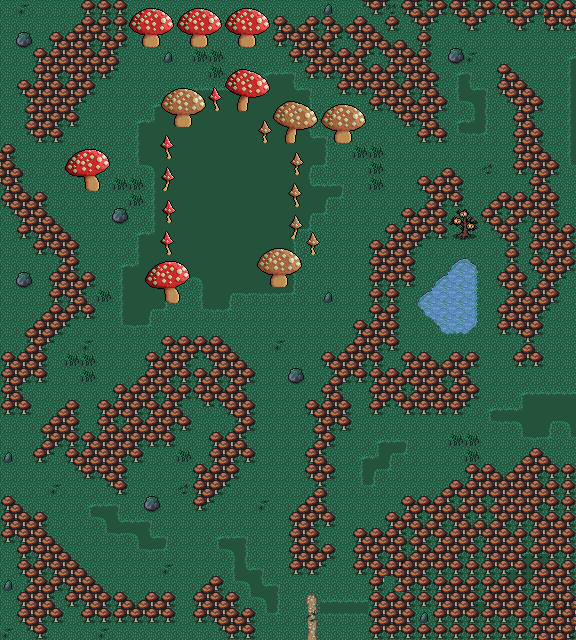

The image is a tile-based game level rendered from a .tmx file. Its description and source (layers, tilesets, objects; grid data summarised) follow:
An orthogonal 36x40 tile map with 16x16 px tiles, 4 tile layers (Clutter, Background, Ground, Clutter), 4 tilesets and 31 objects.

<map version="1.10" tiledversion="1.11.2" orientation="orthogonal" renderorder="right-down" width="36" height="40" tilewidth="16" tileheight="16" infinite="0" nextlayerid="8" nextobjectid="115">
 <editorsettings>
  <export target="wastetown..tmx" format="tmx" />
 </editorsettings>
 <properties>
  <property name="dungeonEffect" value="{&quot;startBattleWithCard&quot;: [ &quot;Tendril of the Mycotyrant&quot;, &quot;Greener Pastures&quot; ]}" />
 </properties>
 <tileset firstgid="1" source="../../../../common/maps/tileset/main.tsx" />
 <tileset firstgid="10113" source="../../../../common/maps/tileset/buildings.tsx" />
 <tileset firstgid="11905" source="../../../../common/maps/tileset/main-nocollide.tsx" />
 <tileset firstgid="22017" source="../../../../common/maps/tileset/dungeon/dungeon_bis.tsx" />
 <layer id="7" name="Clutter" width="36" height="40">
  <data>[1440 cells, 44 non-empty, 1 distinct tile ids]</data>
 </layer>
 <layer id="1" name="Background" width="36" height="40">
  <data>[1440 cells, 1440 non-empty, 9 distinct tile ids]</data>
 </layer>
 <layer id="2" name="Ground" width="36" height="40">
  <data>[1440 cells, 851 non-empty, 57 distinct tile ids]</data>
 </layer>
 <layer id="3" name="Clutter" width="36" height="40">
  <properties>
   <property name="spriteLayer" type="bool" value="true" />
  </properties>
  <data>[1440 cells, 233 non-empty, 78 distinct tile ids]</data>
 </layer>
 <objectgroup id="4" name="Objects">
  <object id="38" template="../../../../common/maps/obj/entry_up.tx" x="268" y="638" width="90.5" height="16">
   <properties>
    <property name="teleport" value="" />
   </properties>
  </object>
  <object id="53" template="../../../../common/maps/obj/enemy.tx" x="221.771" y="197.194" width="16" height="17.6724">
   <properties>
    <property name="effect" value="{&quot;startBattleWithCard&quot;: [&quot;Synapse Necromage|LCI&quot;, &quot;Deathspore Thallid|TSP&quot;]}" />
    <property name="enemy" value="The Mycotyrant" />
    <property name="speedModifier" type="float" value="20" />
    <property name="threatRange" type="int" value="20" />
   </properties>
  </object>
  <object id="69" template="../../../../common/maps/obj/collision.tx" x="-2.51" y="-16.5" width="803.52" height="16" />
  <object id="70" template="../../../../common/maps/obj/collision.tx" x="-4.76" y="639.5" width="803.52" height="16" />
  <object id="73" template="../../../../common/maps/obj/collision.tx" x="576.173" y="-7.4655" width="15.6533" height="681.931" />
  <object id="76" template="../../../../common/maps/obj/manashards.tx" x="193" y="428.5" />
  <object id="77" template="../../../../common/maps/obj/enemy.tx" x="474.833" y="352.497" width="16" height="17.6724">
   <properties>
    <property name="enemy" value="Akawalli" />
    <property name="speedModifier" type="float" value="0" />
    <property name="threatRange" type="int" value="0" />
   </properties>
  </object>
  <object id="81" template="../../../../common/maps/obj/gold.tx" x="2" y="28.5" />
  <object id="82" template="../../../../common/maps/obj/enemy.tx" x="176.833" y="458.164" width="16" height="17.6724">
   <properties>
    <property name="enemy" value="Shroofus" />
    <property name="hidden" type="bool" value="false" />
    <property name="threatRange" type="int" value="0" />
   </properties>
  </object>
  <object id="84" template="../../../../common/maps/obj/enemy.tx" x="499" y="57.9973" width="16" height="17.6724">
   <properties>
    <property name="enemy" value="Thelon" />
    <property name="speedModifier" type="float" value="0" />
    <property name="threatRange" type="int" value="0" />
   </properties>
  </object>
  <object id="92" template="../../../../common/maps/obj/enemy.tx" x="357.833" y="437.664" width="16" height="17.6724">
   <properties>
    <property name="enemy" value="Ghave" />
    <property name="hidden" type="bool" value="false" />
    <property name="threatRange" type="int" value="0" />
   </properties>
  </object>
  <object id="94" template="../../../../common/maps/obj/collision.tx" x="-17.8267" y="-28.9655" width="15.6533" height="681.931" />
  <object id="95" template="../../../../common/maps/obj/manashards.tx" x="351.5" y="408" />
  <object id="96" template="../../../../common/maps/obj/enemy.tx" x="16.5" y="157.664" width="16" height="17.6724">
   <properties>
    <property name="enemy" value="Xavier Sal" />
    <property name="hidden" type="bool" value="false" />
    <property name="threatRange" type="int" value="0" />
   </properties>
  </object>
  <object id="98" template="../../../../common/maps/obj/manashards.tx" x="481" y="261.5" />
  <object id="99" template="../../obj/treasure.tx" x="223.333" y="152">
   <properties>
    <property name="reward">[
  {
    "type": "card",
    "count": 4,
    "cardText": "Saproling"
    "rarity": [ "Rare", "Mythic Rare" ]
  }
]
</property>
    <property name="spawn.Hard" type="bool" value="false" />
    <property name="spawn.Normal" type="bool" value="false" />
   </properties>
  </object>
  <object id="100" template="../../../../common/maps/obj/gold.tx" x="554" y="107.333" />
  <object id="101" template="../../../../common/maps/obj/dialog.tx" x="202.75" y="586" width="182.5" height="9.25" visible="1">
   <properties>
    <property name="dialog">[
{
   "text": "The overwhelming but not entirely unpleasant smell of mushrooms assaults your nostrils as you step into the forest of fungi ahead. The soft, spongey ground is uncomfortable beneath your feet, and you are certain that all sorts of dangerous things must grow here.",
   "options": [{
      "name": "(Continue)", "action": [{"deleteMapObject":-1}]}]
}
]</property>
   </properties>
  </object>
  <object id="102" template="../../../../common/maps/obj/dialog.tx" x="184.084" y="276.917" width="86.4997" height="15.5" visible="1">
   <properties>
    <property name="dialog">[
{
   "text": "The massive mushroom creature before you seems to have a dark sentience behind its eyes. Indeed, you feel an unpleasant telepathic intrusion on your mind as you approach.
'Come, fleshling. Be consumed by the spores. Join the grand mycelium network.'",
   "options": [{
      "name": "(Continue)", "action": [{"deleteMapObject":-1}]}]
}
]</property>
   </properties>
  </object>
  <object id="103" template="../../../../common/maps/obj/collision.tx" x="288.526" y="152.942" width="14.0363" height="99.4571" />
  <object id="104" template="../../../../common/maps/obj/collision.tx" x="160.482" y="131.771" width="14.0363" height="122.457" />
  <object id="105" template="../../../../common/maps/obj/collision.tx" x="148.482" y="258.771" width="43.0363" height="48.9571" />
  <object id="106" template="../../../../common/maps/obj/collision.tx" x="258.482" y="245.521" width="43.0363" height="48.9571" />
  <object id="107" template="../../../../common/maps/obj/collision.tx" x="274.982" y="100.521" width="89.5363" height="48.9571" />
  <object id="108" template="../../../../common/maps/obj/collision.tx" x="161.482" y="86.5215" width="43.0363" height="48.9571" />
  <object id="109" template="../../../../common/maps/obj/collision.tx" x="223.982" y="64.0215" width="43.0363" height="48.9571" />
  <object id="110" template="../../../../common/maps/obj/collision.tx" x="129.482" y="3.52145" width="143.036" height="48.9571" />
  <object id="111" template="../../../../common/maps/obj/collision.tx" x="66.4819" y="145.021" width="43.0363" height="48.9571" />
  <object id="112" template="../../../../common/maps/obj/collision.tx" x="207.482" y="86.1124" width="14.5363" height="26.0935" />
  <object id="113" template="../../../../common/maps/obj/collision.tx" x="257.232" y="117.271" width="14.5363" height="27.1844" />
  <object id="114" template="../../../../common/maps/obj/collision.tx" x="307.649" y="229.605" width="14.0363" height="26.7904" />
 </objectgroup>
</map>
